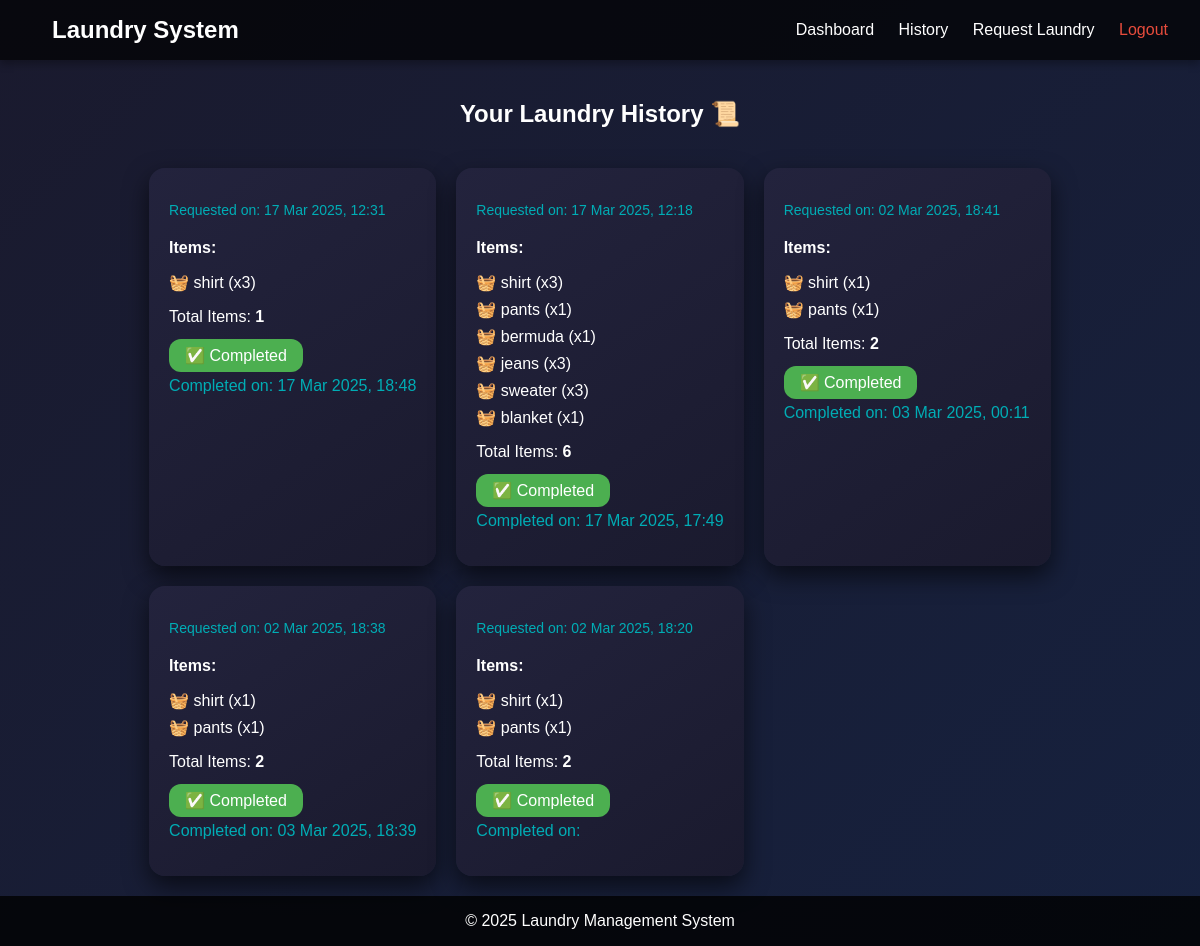
The page /history/ (signed in) on the database as committed earlier.
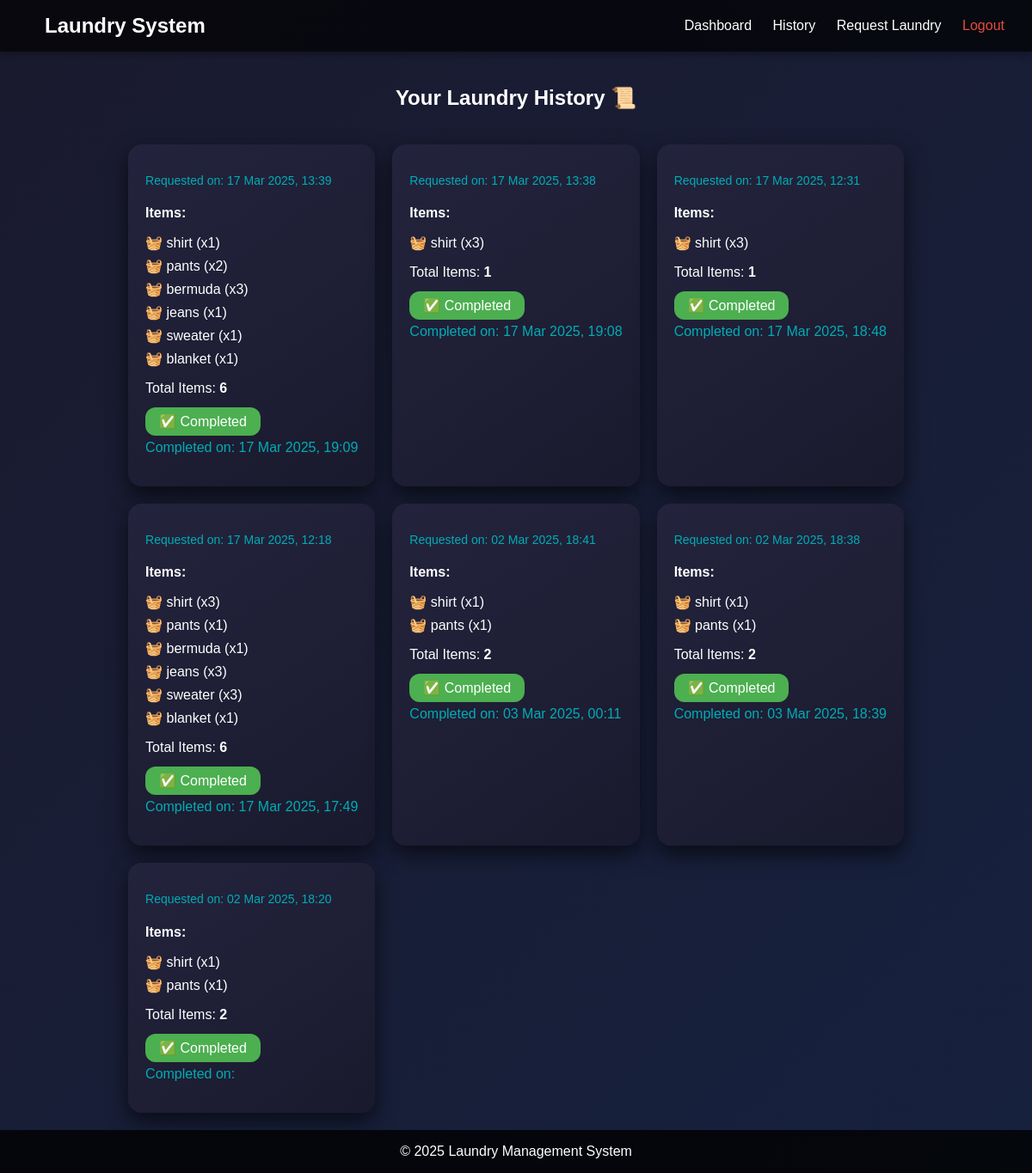
The same page on the database as committed later.
### laundry/models.py (models this page shows, shortened)
class LaundryRequest(models.Model):
    STATUS_CHOICES = [
        ('Pending', 'Pending'),
        ('Recieved', 'Recieved'),
        ('In Progress', 'In Progress'),
        ('Completed', 'Completed'),
    ]
    user = models.ForeignKey(User, on_delete=models.CASCADE)
    items = models.ManyToManyField(LaundryItem, through='LaundryRequestItem')
    status = models.CharField(max_length=20, choices=STATUS_CHOICES, default='Pending')
    created_at = models.DateTimeField(auto_now_add=True)
    completed_at = models.DateTimeField(null=True, blank=True)  # New Field

class LaundryRequestItem(models.Model):
    laundry_request = models.ForeignKey(LaundryRequest, on_delete=models.CASCADE)
    item = models.ForeignKey(LaundryItem, on_delete=models.CASCADE)
    quantity = models.PositiveIntegerField(default=1)

class LaundryItem(models.Model):
    name = models.CharField(max_length=50, unique=True)

### laundry/views.py (the view)
# urls.py: path("history/", request_history, name="history"),  # New history page
@login_required
def request_history(request):
    history_requests = LaundryRequest.objects.filter(user=request.user).order_by("-created_at")
    return render(request, "history.html", {"requests": history_requests})

### laundry/templates/history.html (shortened to what this page needs)
{% extends 'base.html' %}
{% block content %}
<h2 style="text-align: center; color: #ffffff; margin-bottom: 40px;">Your Laundry History 📜</h2>
{% if requests %}
<div style="display: grid; grid-template-columns: repeat(3, 1fr); gap: 20px; padding: 0 20px;">
    {% for request in requests %}
    <div style="background: linear-gradient(145deg, #23233d, #1a1a2e); padding: 20px; border-radius: 16px; box-shadow: 0 10px 25px rgba(0,0,0,0.6); transition: transform 0.3s;">
        <p style="color: #00adb5; font-size: 14px; margin-bottom: 8px;">
            Requested on: {{ request.created_at|date:"d M Y, H:i" }}
        </p>
        <h4 style="color: #ffffff; margin-bottom: 16px;">Items:</h4>
        <ul style="list-style: none; padding-left: 0; color: #ffffff;">
            {% for item in request.laundryrequestitem_set.all %}
                <li style="margin-bottom: 8px;">🧺 {{ item.item.name }} (x{{ item.quantity }})</li>
            {% endfor %}
        </ul>
        <p style="color: #ffffff; margin: 12px 0;">Total Items: <strong>{{ request.laundryrequestitem_set.all|length }}</strong></p>
        <div style="margin-top: 20px;">
            {% if request.status == 'Completed' %}
                <span style="background: #4CAF50; color: white; padding: 8px 16px; border-radius: 12px;">✅ Completed</span>
                <p style="margin-top: 12px; color: #00adb5;">Completed on: {{ request.completed_at|date:"d M Y, H:i" }}</p>
            {% elif request.status == 'In Progress' %}
                <span style="background: #FFC107; color: #1a1a2e; padding: 8px 16px; border-radius: 12px;">🔄 In Progress</span>
                <p style="margin-top: 12px; color: #ffcc66;">Pending completion...</p>
            {% else %}
                <span style="background: #607D8B; color: white; padding: 8px 16px; border-radius: 12px;">⏳ Pending</span>
            {% endif %}
        </div>
    </div>
    {% endfor %}
</div>
{% endif %}
{% endblock %}

Rows that differ between the two databases and show on the page:
added LaundryRequest: created_at "17 Mar 2025, 13:39", laundryrequestitem_set.all|length "6", completed_at "17 Mar 2025, 19:09"
added LaundryRequestItem: item.name "shirt", quantity "1", shown under "17 Mar 2025, 13:39"
added LaundryRequestItem: item.name "pants", quantity "2", shown under "17 Mar 2025, 13:39"
added LaundryRequestItem: item.name "bermuda", quantity "3", shown under "17 Mar 2025, 13:39"
added LaundryRequestItem: item.name "jeans", quantity "1", shown under "17 Mar 2025, 13:39"
added LaundryRequestItem: item.name "sweater", quantity "1", shown under "17 Mar 2025, 13:39"
added LaundryRequestItem: item.name "blanket", quantity "1", shown under "17 Mar 2025, 13:39"
added LaundryRequest: created_at "17 Mar 2025, 13:38", laundryrequestitem_set.all|length "1", completed_at "17 Mar 2025, 19:08"
added LaundryRequestItem: item.name "shirt", quantity "3", shown under "17 Mar 2025, 13:38"
